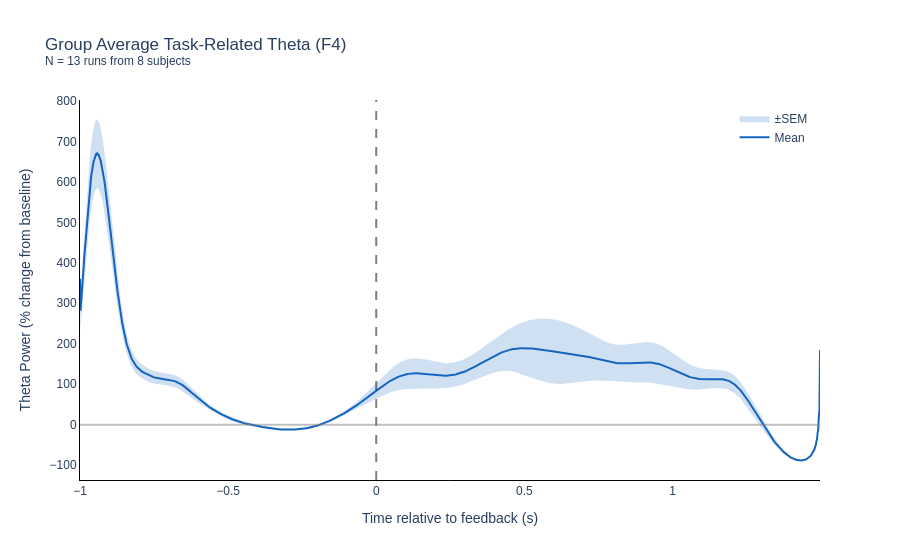

The notebook cell this image was saved under:
### Markdown cell above
---
## 8. Group Average Visualization

### Code cell
def plot_group_ersp(results, channel_idx=0):
    """
    Plot group-average task-related theta ERSP using Plotly.
    """
    if len(results) == 0:
        print('No results to plot')
        return None
    
    ch_label = EEG_CH_LABELS[channel_idx]
    times = results[0]['times']
    
    all_ersp = np.stack([r['ersp_all'][:, channel_idx] for r in results])
    mean_ersp = all_ersp.mean(axis=0)
    sem_ersp = all_ersp.std(axis=0) / np.sqrt(len(results))
    
    fig = go.Figure()
    
    # SEM band
    fig.add_trace(go.Scatter(
        x=np.concatenate([times, times[::-1]]),
        y=np.concatenate([mean_ersp + sem_ersp, (mean_ersp - sem_ersp)[::-1]]),
        fill='toself',
        fillcolor='rgba(21, 101, 192, 0.2)',
        line=dict(color='rgba(255,255,255,0)'),
        name='±SEM',
        showlegend=True
    ))
    
    # Mean line
    fig.add_trace(go.Scatter(
        x=times,
        y=mean_ersp,
        mode='lines',
        name='Mean',
        line=dict(color=COLOR_BLUE, width=2)
    ))
    
    fig.add_vline(x=0, line_dash='dash', line_color='black', opacity=0.5)
    fig.add_hline(y=0, line_color='gray', opacity=0.5)
    
    n_subjects = len(set(r['subject_id'] for r in results))
    fig.update_layout(
        title=f'Group Average Task-Related Theta ({ch_label})<br><sup>N = {len(results)} runs from {n_subjects} subjects</sup>',
        xaxis_title='Time relative to feedback (s)',
        yaxis_title='Theta Power (% change from baseline)',
        template=PLOTLY_TEMPLATE,
        font=dict(family='Arial'),
        showlegend=True,
        legend=dict(yanchor='top', y=0.99, xanchor='right', x=0.99)
    )
    
    fig.update_xaxes(showgrid=False, zeroline=False, linecolor='black', linewidth=1)
    fig.update_yaxes(showgrid=False, zeroline=False, linecolor='black', linewidth=1)
    
    fig.show()
    return fig


# Plot group average for F4
if all_results:
    fig_group = plot_group_ersp(all_results, channel_idx=0)
    if fig_group:
        fig_group.write_html(OUTPUT_DIR / 'theta_ersp_group_average_F4.html')
        print(f"Saved: {OUTPUT_DIR / 'theta_ersp_group_average_F4.html'}")

### Figure 1 — Plotly figure (JSON) as saved in the notebook; plotly's stock layout.template omitted (floating-point values rounded to 4 significant figures; data arrays with more than 128 entries replaced by an {"elided": "..."} marker saying what was removed)
{"data": [{"fill": "toself", "fillcolor": "rgba(21, 101, 192, 0.2)", "line": {"color": "rgba(255,255,255,0)"}, "name": "±SEM", "showlegend": true, "type": "scatter", "x": {"elided": "2500 float values"}, "y": {"elided": "2500 float values"}}, {"line": {"color": "#1565C0", "width": 2}, "mode": "lines", "name": "Mean", "type": "scatter", "x": {"elided": "1250 float values"}, "y": {"elided": "1250 float values"}}], "layout": {"autosize": true, "font": {"family": "Arial"}, "legend": {"x": 0.99, "xanchor": "right", "y": 0.99, "yanchor": "top"}, "shapes": [{"line": {"color": "black", "dash": "dash"}, "opacity": 0.5, "type": "line", "x0": 0, "x1": 0, "xref": "x", "y0": 0, "y1": 1, "yref": "y domain"}, {"line": {"color": "gray"}, "opacity": 0.5, "type": "line", "x0": 0, "x1": 1, "xref": "x domain", "y0": 0, "y1": 0, "yref": "y"}], "showlegend": true, "title": {"text": "Group Average Task-Related Theta (F4)<br><sup>N = 13 runs from 8 subjects</sup>"}, "xaxis": {"autorange": true, "linecolor": "black", "linewidth": 1, "range": [-1, 1.498], "showgrid": false, "title": {"text": "Time relative to feedback (s)"}, "type": "linear", "zeroline": false}, "yaxis": {"autorange": true, "linecolor": "black", "linewidth": 1, "range": [-136.5, 802.1], "showgrid": false, "title": {"text": "Theta Power (% change from baseline)"}, "type": "linear", "zeroline": false}}}
